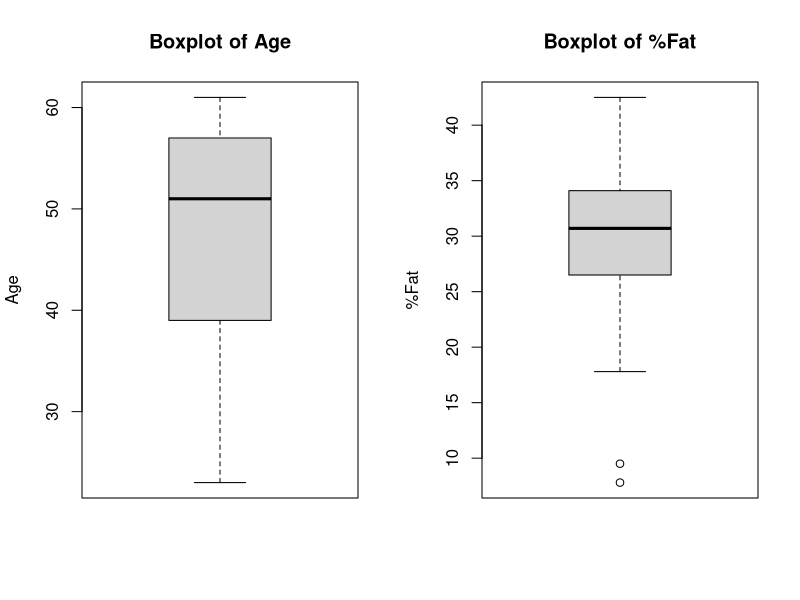
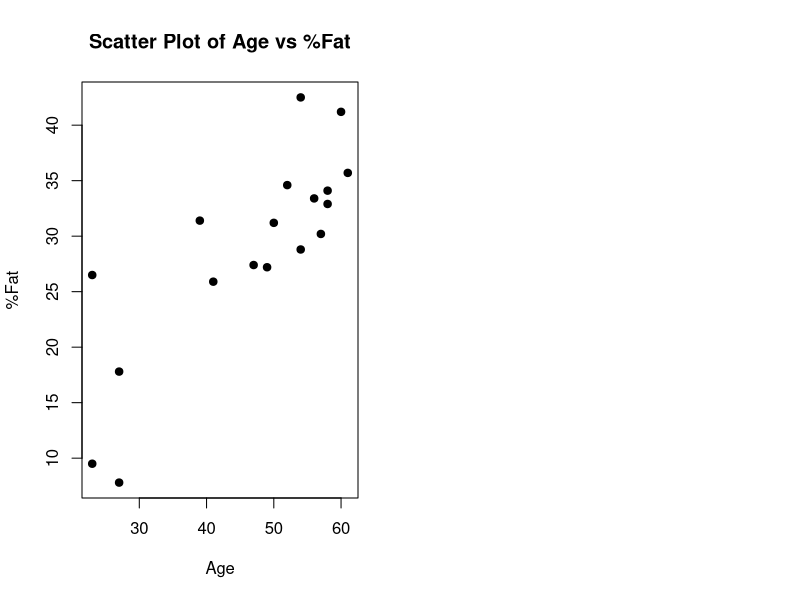
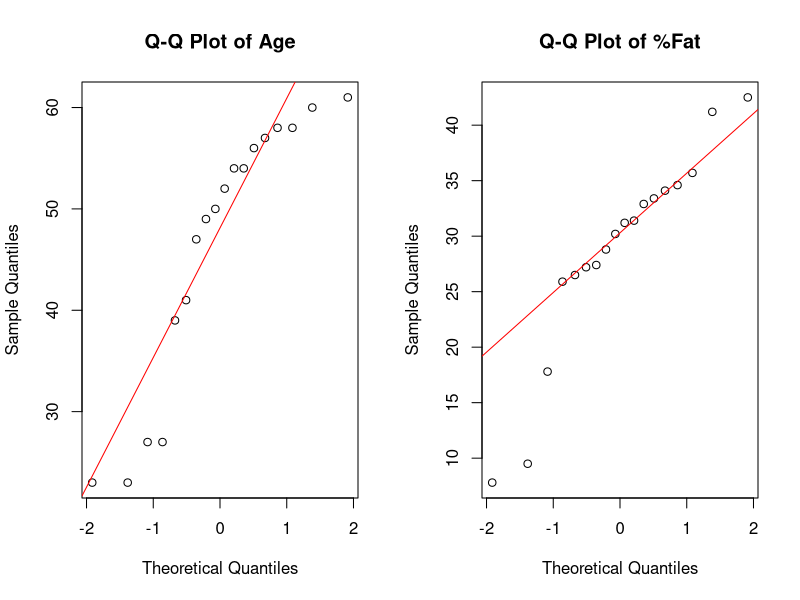

The R source for these figures, in order:
# Sample data
age <- c(23, 23, 27, 27, 39, 41, 47, 49, 50, 52, 54, 54, 56, 57, 58, 58, 60, 61)
percent_fat <- c(9.5, 26.5, 7.8, 17.8, 31.4, 25.9, 27.4, 27.2, 31.2, 34.6, 42.5, 28.8, 33.4, 30.2, 34.1, 32.9, 41.2, 35.7)
mean_age <- mean(age)
median_age <- median(age)
sd_age <- sd(age)
mean_fat <- mean(percent_fat)
median_fat <- median(percent_fat)
sd_fat <- sd(percent_fat)
par(mfrow = c(1, 2))
boxplot(age, main = "Boxplot of Age", ylab = "Age")
boxplot(percent_fat, main = "Boxplot of %Fat", ylab = "%Fat")
plot(age, percent_fat, main = "Scatter Plot of Age vs %Fat", xlab = "Age", ylab = "%Fat", pch = 19)
par(mfrow = c(1, 2))
qqnorm(age, main = "Q-Q Plot of Age")
qqline(age, col = "red")
qqnorm(percent_fat, main = "Q-Q Plot of %Fat")
qqline(percent_fat, col = "red")

# Print statistics
cat("Mean of Age:", mean_age, "\n")
cat("Median of Age:", median_age, "\n")
cat("Standard Deviation of Age:", sd_age, "\n")
cat("Mean of %Fat:", mean_fat, "\n")
cat("Median of %Fat:", median_fat, "\n")
cat("Standard Deviation of %Fat:", sd_fat, "\n")